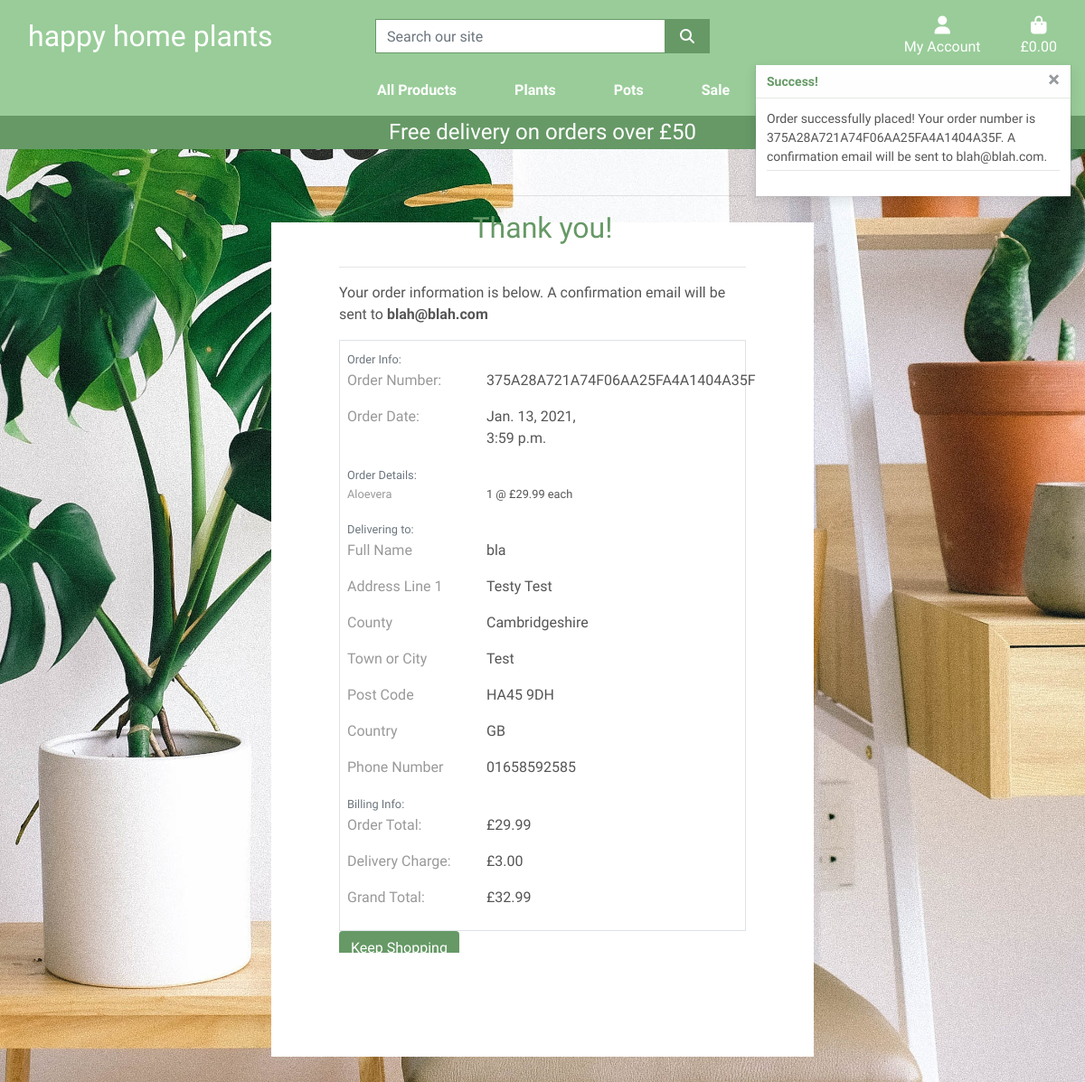
The app's page /checkout/checkout_success/375A28A721A74F06AA25FA4A1404A35F with its own data.
### checkout/models.py (models this page shows, shortened)
class Order(models.Model):
    order_number = models.CharField(max_length=32, null=False, editable=False)
    full_name = models.CharField(max_length=50, null=False, blank=False)
    email = models.EmailField(max_length=254, null=False, blank=False)
    phone_number = models.CharField(max_length=20, null=False, blank=False)
    country = models.CharField(max_length=40, null=False, blank=False)
    postcode = models.CharField(max_length=20, null=True, blank=True)
    town_or_city = models.CharField(max_length=40, null=False, blank=False)
    street_address1 = models.CharField(max_length=50, null=False, blank=False)
    street_address2 = models.CharField(max_length=50, null=True, blank=True)
    county = models.CharField(max_length=80, null=True, blank=True)
    date = models.DateTimeField(auto_now_add=True)
    delivery_cost = models.DecimalField(max_digits=6, decimal_places=2, null=False, default=0)
    order_total = models.DecimalField(max_digits=10, decimal_places=2, null=False, default=0)
    grand_total = models.DecimalField(max_digits=10, decimal_places=2, null=False, default=0)
    original_basket = models.TextField(null=False, blank=False, default='')
    stripe_pid = models.CharField(max_length=254, null=False, blank=False, default='')

class OrderLineItem(models.Model):
    order = models.ForeignKey(Order, null=False, blank=False, on_delete=models.CASCADE, related_name='lineitems')
    product = models.ForeignKey(Product, null=False, blank=False, on_delete=models.CASCADE)
    quantity = models.IntegerField(null=False, blank=False, default=0)
    lineitem_total = models.DecimalField(max_digits=6, decimal_places=2, null=False, blank=False, editable=False)

### products/models.py (models this page shows, shortened)
class Product(models.Model):
    category = models.ForeignKey(
        'Category', null=True, blank=True, on_delete=models.SET_NULL)
    name = models.CharField(max_length=254)
    friendly_name = models.CharField(max_length=254, null=True, blank=True)
    alternate_name = models.CharField(max_length=254, blank=True)
    price = models.DecimalField(max_digits=6, decimal_places=2)
    description = models.TextField()
    image = models.ImageField(null=True, blank=True)
    image_url = models.URLField(max_length=1024, null=True, blank=True)
    height = models.CharField(max_length=4, null=True, blank=True)

### checkout/views.py (the view)
# urls.py: path('checkout_success/<order_number>', views.checkout_success, name='checkout_success'),
def checkout_success(request, order_number):
    save_info = request.session.get('save_info')
    order = get_object_or_404(Order, order_number=order_number)
    messages.success(request, f'Order successfully placed! \
        Your order number is {order_number}. A confirmation \
            email will be sent to {order.email}.')
    if 'basket' in request.session:
        del request.session['basket']
    template = 'checkout/checkout_success.html'
    context = {
        'order': order,
    }
    return render(request, template, context)

### basket/contexts.py (called while the page is built, shortened)
def basket_contents(request):
    basket_items = []
    total = 0
    product_count = 0
    basket = request.session.get('basket', {})
    if total < settings.FREE_DELIVERY_THRESHOLD:
        delivery = total * Decimal(settings.STANDARD_DELIVERY_PERCENTAGE / 100)
        free_delivery_delta = settings.FREE_DELIVERY_THRESHOLD - total
    else:
        delivery = 0
        free_delivery_delta = 0
    grand_total = delivery + total
    context = {
        'basket_items': basket_items,
        'total': total,
        'product_count': product_count,
        'delivery': delivery,
        'free_delivery_delta': free_delivery_delta,
        'free_delivery_threshold': settings.FREE_DELIVERY_THRESHOLD,
        'grand_total': grand_total,
    }
    return context

### checkout/templates/checkout/checkout_success.html (shortened to what this page needs)
{% extends "base.html" %}
{% load static %}
{% block extra_css %}
    <link rel="stylesheet" href="{% static 'checkout/css/checkout.css' %}">
{% endblock %}
{% block page_header %}
    <div class="container header-container">
    </div>
{% endblock %}
{% block content %}
    <div class="basket-overlay w-50"></div>
    <div class="container checkout-container">
        <div class="row">
            <div class="col-6 offset-3">
                <hr>
                <h2 class="text-darkgreen mb-4 text-center">Thank you!</h2>
                <hr>
                <p>Your order information is below. A confirmation email will be sent to <strong>{{ order.email }}</strong></p>
            </div>
        </div>
        <div class="row">
            <div class="col-6 offset-3">
                <div class="order-confirmation-wrapper p-2 border">
                    <div class="row">
                        <div class="col">
                            <small class="text-muted">Order Info:</small>
                        </div>
                    </div>
                    <div class="row">
                        <div class="col-12 col-md-4">
                            <p class="text-grey">Order Number:</p>
                        </div>
                        <div class="col-12 col-md-4">
                            <p>{{ order.order_number }}</p>
                        </div>
                    </div>
                    <div class="row">
                        <div class="col-12 col-md-4">
                            <p class="text-grey">Order Date:</p>
                        </div>
                        <div class="col-12 col-md-4">
                            <p>{{ order.date }}</p>
                        </div>
                    </div>
                    <div class="row">
                        <div class="col">
                            <small class="text-muted">Order Details:</small>
                        </div>
                    </div>
                    {% for item in order.lineitems.all %}
                    <div class="row">
                        <div class="col-12 col-md-4">
                            <p class="small text-grey">
                                {{ item.product.friendly_name }}</p>
                        </div>
                        <div class="col-12 col-md-4">
                            <p class="small">
                                {{ item.quantity }} @ £{{ item.product.price }} each
                            </p>
                        </div>
                    </div>
                    {% endfor %}
                    <div class="row">
                        <div class="col">
                            <small class="text-muted">Delivering to:</small>
                        </div>
                    </div>
                    <div class="row">
                        <div class="col-12 col-md-4">
                            <p class="text-grey">Full Name</p>
                        </div>
                        <div class="col-12 col-md-4">
                            <p>{{ order.full_name }}</p>
                        </div>
                    </div>
                    <div class="row">
                        <div class="col-12 col-md-4">
                            <p class="text-grey">Address Line 1</p>
                        </div>
                        <div class="col-12 col-md-4">
                            <p>{{ order.street_address1 }}</p>
                        </div>
                    </div>
                    {% if order.county %}
                    <div class="row">
                        <div class="col-12 col-md-4">
                            <p class="text-grey">County</p>
                        </div>
                        <div class="col-12 col-md-4">
                            <p>{{ order.county }}</p>
                        </div>
                    </div>
                    {% endif %}
                    <div class="row">
                        <div class="col-12 col-md-4">
                            <p class="text-grey">Town or City</p>
                        </div>
                        <div class="col-12 col-md-4">
                            <p>{{ order.town_or_city }}</p>
                        </div>
                    </div>
                    {%if order.postcode %}
                    <div class="row">
                        <div class="col-12 col-md-4">
                            <p class="text-grey">Post Code</p>
                        </div>
                        <div class="col-12 col-md-4">
                            <p>{{ order.postcode }}</p>
                        </div>
                    </div>
                    {% endif %}
                    <div class="row">
                        <div class="col-12 col-md-4">
                            <p class="text-grey">Country</p>
                        </div>
                        <div class="col-12 col-md-4">
                            <p>{{ order.country }}</p>
                        </div>
                    </div>
                    <div class="row">
                        <div class="col-12 col-md-4">
                            <p class="text-grey">Phone Number</p>
                        </div>
                        <div class="col-12 col-md-4">
                            <p>{{ order.phone_number }}</p>
                        </div>
                    </div>
                    <div class="row">
                        <div class="col">
                            <small class="text-muted">Billing Info:</small>
                        </div>
                    </div>
                    <div class="row">
                        <div class="col-12 col-md-4">
                            <p class="text-grey">Order Total:</p>
                        </div>
                        <div class="col-12 col-md-4">
                            <p>£{{ order.order_total }}</p>
                        </div>
                    </div>
                    <div class="row">
                        <div class="col-12 col-md-4">
                            <p class="text-grey">Delivery Charge:</p>
                        </div>
                        <div class="col-12 col-md-4">
                            <p>£{{ order.delivery_cost }}</p>
                        </div>
                    </div>
                    <div class="row">
                        <div class="col-12 col-md-4">
                            <p class="text-grey">Grand Total:</p>
                        </div>
                        <div class="col-12 col-md-4">
                            <p>£{{ order.grand_total }}</p>
                        </div>
                    </div>
                </div>
            </div>
        </div>
       <div class="row">
           <div class="col-6 offset-3">
               <a href="{% url 'products' %}" class="btn btn-green">
                    <span>Keep Shopping</span>
               </a>
           </div>
       </div>
    </div>
{% endblock %}

### static/css/base.css (style rules this page uses)
html { height: 100%; }
body { background: url('/media/background-image-happy-home-plants.jpeg') no-repeat center center fixed; background-size: cover; height: calc(100vh - 164px); color: #555; font-family: 'Didact Gothic', sans-serif; }
.text-darkgreen { color: #669966; }
.text-grey { color: #999; }
.btn-green { background: #669966; color: white; }
.basket-overlay { height: 75%; width: 50%; top: 20%; left: 25%; margin-bottom: 10%; position: fixed; background: white; z-index: -1; }
.checkout-container { margin-top: 3%; margin-bottom: 10%; overflow-x: scroll; max-height: 80%; }
@media (min-width: 1200px) { .container { max-width: 80%; } }
@media (min-width: 992px) { .header-container { padding-top: 164px; } }

### records on screen
Order: email "blah@blah.com", order_number "375A28A721A74F06AA25FA4A1404A35F", date "Jan. 13, 2021, 3:59 p.m.", full_name "bla", street_address1 "Testy Test", county "Cambridgeshire", town_or_city "Test", postcode "HA45 9DH", country "GB", phone_number "01658592585", order_total "29.99", delivery_cost "3.00", grand_total "32.99"
OrderLineItem: product.friendly_name "Aloevera", quantity "1", product.price "29.99"

### other values on screen
{{ free_delivery_threshold }} "50"
{{ message }} "Order successfully placed! Your order number is 375A28A721A74F06AA25FA4A1404A35F. A confirmation email will be sent to blah@blah.com."
